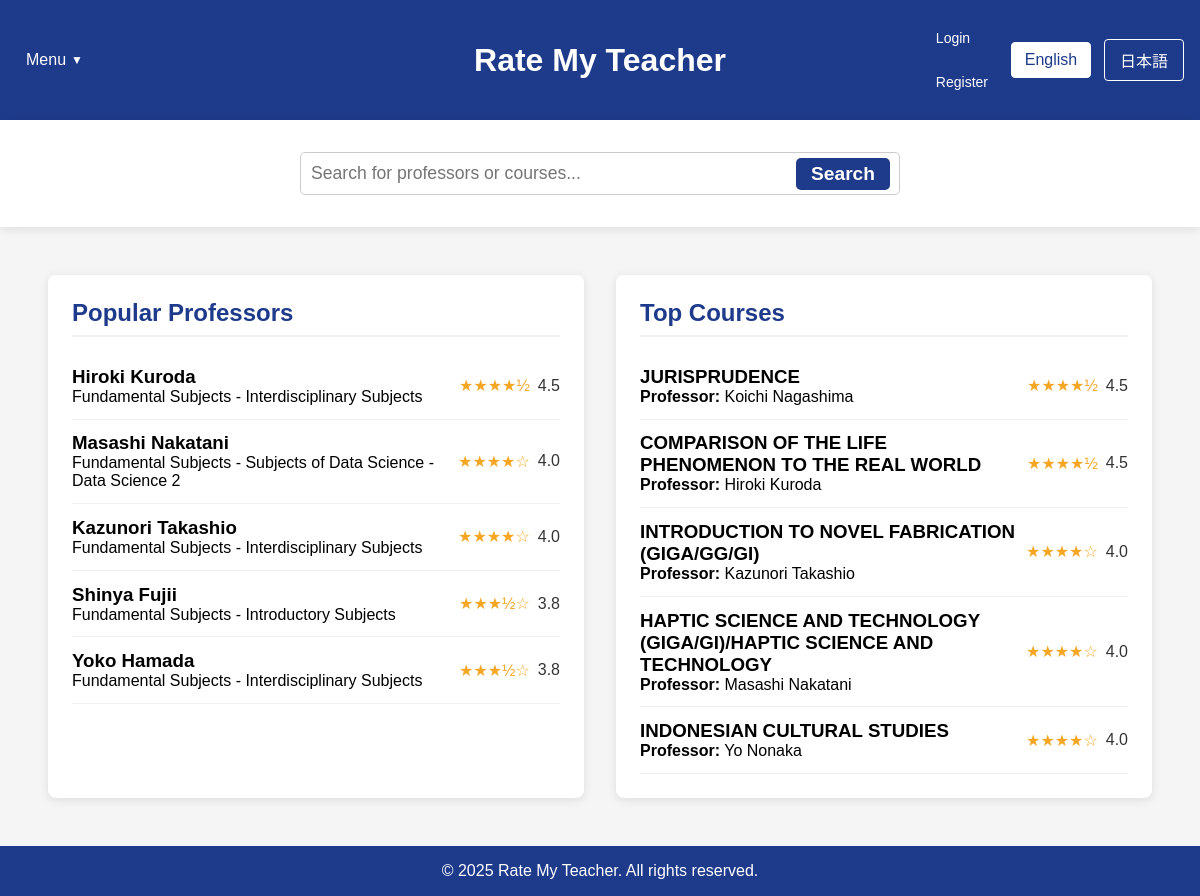
The app's page /home_fallback.php with its own data.
### tables this page shows
CREATE TABLE professors (
        id INTEGER PRIMARY KEY AUTOINCREMENT,
        name TEXT NOT NULL,
        department TEXT,
        bio TEXT,
        avg_content_quality REAL DEFAULT 0,
        avg_difficulty REAL DEFAULT 0,
        overall_rating REAL DEFAULT 0,
        review_count INTEGER DEFAULT 0
    );

CREATE TABLE courses (
        id INTEGER PRIMARY KEY AUTOINCREMENT,
        name TEXT NOT NULL,
        course_code TEXT,
        description TEXT,
        professor_id INTEGER,
        semester TEXT,
        avg_content_quality REAL DEFAULT 0,
        avg_difficulty REAL DEFAULT 0,
        overall_rating REAL DEFAULT 0,
        review_count INTEGER DEFAULT 0,
        FOREIGN KEY (professor_id) REFERENCES professors(id) ON DELETE SET NULL
    );

### home_fallback.php (the view, shortened to what this page needs)
<?php
$isLoggedIn = isset($_SESSION["loggedin"]) && $_SESSION["loggedin"] === true;
require_once 'config.php';
function getTopProfessors($limit = 5) {
    global $conn;
    $professors = [];
    try {
        $ratingCount = 0;
        $ratingCheckResult = $conn->query("SELECT COUNT(*) as count FROM ratings");
        if ($ratingCheckResult) {
            $ratingCountRow = $ratingCheckResult->fetchArray(SQLITE3_ASSOC);
            $ratingCount = $ratingCountRow['count'];
        }
        if ($ratingCount > 0) {
            $hasProfRatingColumns = false;
            $columnsResult = $conn->query("PRAGMA table_info(professors)");
            while ($col = $columnsResult->fetchArray(SQLITE3_ASSOC)) {
                if ($col['name'] === 'avg_content_quality' || $col['name'] === 'overall_rating') {
                    $hasProfRatingColumns = true;
                    break;
                }
            }
            if ($hasProfRatingColumns) {
                $stmt = $conn->prepare("
                    SELECT id, name, department,
                           COALESCE(overall_rating, (avg_content_quality + avg_difficulty) / 2) as avg_rating,
                           COALESCE(avg_content_quality, 0) as avg_content_quality,
                           COALESCE(avg_difficulty, 0) as avg_difficulty,
                           COALESCE(review_count, 0) as review_count
                    FROM professors
                    WHERE COALESCE(review_count, 0) > 0
                    ORDER BY avg_rating DESC, review_count DESC
                    LIMIT :limit
                ");
            }
            $stmt->bindValue(':limit', $limit, SQLITE3_INTEGER);
            $result = $stmt->execute();
            while ($row = $result->fetchArray(SQLITE3_ASSOC)) {
                if (isset($row['avg_rating']) && $row['avg_rating'] !== null) {
                    $row['avg_rating'] = number_format((float)$row['avg_rating'], 1);
                } else {
                    $row['avg_rating'] = "N/A";
                }
                $professors[] = $row;
            }
        }
    } catch (Exception $e) {
        error_log("Error fetching top professors: " . $e->getMessage());
    }
    return $professors;
}
function getTopCourses($limit = 5) {
    global $conn;
    $courses = [];
    try {
        $ratingCount = 0;
        $ratingCheckResult = $conn->query("SELECT COUNT(*) as count FROM ratings");
        if ($ratingCheckResult) {
            $ratingCountRow = $ratingCheckResult->fetchArray(SQLITE3_ASSOC);
            $ratingCount = $ratingCountRow['count'];
        }
        if ($ratingCount > 0) {
            $hasCourseRatingColumns = false;
            $columnsResult = $conn->query("PRAGMA table_info(courses)");
            while ($col = $columnsResult->fetchArray(SQLITE3_ASSOC)) {
                if ($col['name'] === 'avg_content_quality') {
                    $hasCourseRatingColumns = true;
                    break;
                }
            }
            if ($hasCourseRatingColumns) {
                $stmt = $conn->prepare("
                    SELECT c.id, c.name as course_name, c.course_code,
                        COALESCE(c.avg_content_quality, 0) as avg_content_quality,
                        COALESCE(c.avg_difficulty, 0) as avg_difficulty,
                        (COALESCE(c.avg_content_quality, 0) + (5 - COALESCE(c.avg_difficulty, 0))) / 2 as avg_rating,
                        COALESCE(c.review_count, 0) as review_count,
                        p.name as professor_name
                    FROM courses c
                    LEFT JOIN professors p ON c.professor_id = p.id
                    WHERE COALESCE(c.review_count, 0) > 0
                    ORDER BY avg_rating DESC, review_count DESC
                    LIMIT :limit
                ");
            }
            $stmt->bindValue(':limit', $limit, SQLITE3_INTEGER);
            $result = $stmt->execute();
            while ($row = $result->fetchArray(SQLITE3_ASSOC)) {
                if (isset($row['avg_rating']) && $row['avg_rating'] !== null) {
                    $row['avg_rating'] = number_format((float)$row['avg_rating'], 1);
                } else {
                    $row['avg_rating'] = "N/A";
                }
                $courses[] = $row;
            }
        }
    } catch (Exception $e) {
        error_log("Error fetching top courses: " . $e->getMessage());
    }
    return $courses;
}
$topProfessors = getTopProfessors(5);
$topCourses = getTopCourses(5);
?>
<!DOCTYPE html>
<html lang="en">
<head>
    <link rel="stylesheet" href="css/style.css">
</head>
<body>
    <div class="container">
        <header>
            <div class="header-left">
                <div class="dropdown">
                    <?php
                    $currentLang = isset($_COOKIE['language']) && $_COOKIE['language'] == 'ja' ? 'ja' : 'en';
                    $menuLabel = $currentLang == 'ja' ? 'メニュー' : 'Menu';
                    $logoutLabel = $currentLang == 'ja' ? 'ログアウト' : 'Logout';
                    $loginLabel = $currentLang == 'ja' ? 'ログイン' : 'Login';
                    $registerLabel = $currentLang == 'ja' ? '登録' : 'Register';
                    ?>
                    <button class="dropbtn"><?php echo $menuLabel; ?></button>
                </div>
            </div>
            <div class="header-center">
                <div class="logo">
                    <h1><a href="home.php" style="color: white; text-decoration: none;"><?php echo $currentLang == 'ja' ? 'Rate My Teacher' : 'Rate My Teacher'; ?></a></h1>
                </div>
            </div>
            <div class="header-right">
                <div class="auth-links">
                    <?php if ($isLoggedIn): ?>
                        <a href="logout.php"><?php echo $logoutLabel; ?></a>
                    <?php else: ?>
                        <a href="login.php"><?php echo $loginLabel; ?></a>
                        <a href="register.php"><?php echo $registerLabel; ?></a>
                    <?php endif; ?>
                </div>
                <div class="language-toggle">
                    <a href="?lang=en" class="<?php echo (!isset($_COOKIE['language']) || $_COOKIE['language'] == 'en') ? 'active' : ''; ?>"
                    style="display:inline-block; width:80px; text-align:center; padding:8px 0; margin-right:5px;
                            background:<?php echo (!isset($_COOKIE['language']) || $_COOKIE['language'] == 'en') ? 'white' : 'transparent'; ?>;
                            color:<?php echo (!isset($_COOKIE['language']) || $_COOKIE['language'] == 'en') ? '#1e3a8a' : 'white'; ?>;
                            text-decoration:none; border:1px solid white; border-radius:4px;"
                    onclick="document.cookie='language=en; path=/; max-age=2592000'; return true;">
                    English
                    </a>
                    <a href="?lang=ja" class="<?php echo (isset($_COOKIE['language']) && $_COOKIE['language'] == 'ja') ? 'active' : ''; ?>"
                    style="display:inline-block; width:80px; text-align:center; padding:8px 0;
                            background:<?php echo (isset($_COOKIE['language']) && $_COOKIE['language'] == 'ja') ? 'white' : 'transparent'; ?>;
                            color:<?php echo (isset($_COOKIE['language']) && $_COOKIE['language'] == 'ja') ? '#1e3a8a' : 'white'; ?>;
                            text-decoration:none; border:1px solid white; border-radius:4px;"
                    onclick="document.cookie='language=ja; path=/; max-age=2592000'; return true;">
                    日本語
                    </a>
                </div>
        </header>
        <div class="search-container">
            <div class="search-bar" style="position: relative !important;">
                <input type="text" id="searchInput" placeholder="<?php echo $currentLang == 'ja' ? '教授やコースを検索...' : 'Search for professors or courses...'; ?>" style="width: 100%; padding: 10px; border-radius: 5px; border: 1px solid #ccc;">
                <button id="searchButton" style="position: absolute; right: 10px; top: 50%; transform: translateY(-50%); background: #1e3a8a; color: white; border: none; padding: 5px 15px; border-radius: 5px; cursor: pointer;"><?php echo $currentLang == 'ja' ? '検索' : 'Search'; ?></button>
            </div>
        </div>
        <main style="flex: 1; display: flex; padding: 2rem;">
            <div id="popular-professors" class="content-box" style="flex: 1; background-color: white; margin: 1rem; padding: 1.5rem; border-radius: 8px; box-shadow: 0 2px 10px rgba(0,0,0,0.1);">
                <h2><?php echo $currentLang == 'ja' ? '人気の教授' : 'Popular Professors'; ?></h2>
                <div class="professor-list">
                    <?php foreach ($topProfessors as $professor): ?>
                    <a href="professor_page_template.php?name=<?php echo urlencode(str_replace(' ', '',$professor['name'])); ?>&lang=<?php echo $currentLang; ?>" style="text-decoration: none; color: inherit;">
                        <div class="professor-item" data-id="<?php echo $isLoggedIn ? $professor['id'] : 'login-required'; ?>">
                            <div>
                                <h3><?php echo htmlspecialchars($professor['name']); ?></h3>
                                <p><?php echo htmlspecialchars($professor['department'] ?? 'Unknown Department'); ?></p>
                            </div>
                            <div class="rating">
                                <?php
                                if ($professor['avg_rating'] !== 'N/A' && $professor['avg_rating'] > 0) {
                                    $fullStars = floor($professor['avg_rating']);
                                    $hasHalfStar = $professor['avg_rating'] - $fullStars >= 0.5;
                                    echo str_repeat('★', $fullStars);
                                    echo $hasHalfStar ? '½' : '';
                                    echo str_repeat('☆', 5 - $fullStars - ($hasHalfStar ? 1 : 0));
                                    echo ' <span>' . $professor['avg_rating'] . '</span>';
                                } else {
                                    echo '☆☆☆☆☆ <span>No ratings</span>';
                                }
                                ?>
                            </div>
                        </div>
                    </a>
                    <?php endforeach; ?>
                </div>
            </div>
            <div id="top-courses" class="content-box" style="flex: 1; background-color: white; margin: 1rem; padding: 1.5rem; border-radius: 8px; box-shadow: 0 2px 10px rgba(0,0,0,0.1);">
                <h2><?php echo $currentLang == 'ja' ? '人気のコース' : 'Top Courses'; ?></h2>
                <div class="course-list">
                    <?php foreach ($topCourses as $course): ?>
                    <a href="course.php?course=<?php echo urlencode($course['course_name'] ?? $course['name']); ?>&professor=<?php echo urlencode($course['professor_name'] ?? ''); ?>&lang=<?php echo $currentLang; ?>" style="text-decoration: none; color: inherit;">
                        <div class="course-item" data-id="<?php echo $isLoggedIn ? $course['id'] : 'login-required'; ?>">
                            <div>
                                <h3><?php echo htmlspecialchars($course['course_name'] ?? $course['name']); ?></h3>
                                <p><strong>Professor:</strong> <?php echo htmlspecialchars($course['professor_name'] ?? 'Unknown Professor'); ?></p>
                            </div>
                            <div class="rating">
                                <?php
                                if ($course['avg_rating'] !== 'N/A' && $course['avg_rating'] > 0) {
                                    $fullStars = floor($course['avg_rating']);
                                    $hasHalfStar = $course['avg_rating'] - $fullStars >= 0.5;
                                    echo str_repeat('★', $fullStars);
                                    echo $hasHalfStar ? '½' : '';
                                    echo str_repeat('☆', 5 - $fullStars - ($hasHalfStar ? 1 : 0));
                                    echo ' <span>' . $course['avg_rating'] . '</span>';
                                } else {
                                    echo '☆☆☆☆☆ <span>No ratings</span>';
                                }
                                ?>
                            </div>
                        </div>
                    </a>
                    <?php endforeach; ?>
                </div>
            </div>
        </main>
        <footer>
            <p>&copy; 2025 Rate My Teacher. All rights reserved.</p>
        </footer>
    </div>
</body>
</html>

### css/style.css (style rules this page uses)
body { font-family: Arial, sans-serif; background-color: #f5f5f5; margin: 0; padding: 0; }
a { color: #1e3a8a; text-decoration: none; }
.container { width: 100%; min-height: 100vh; display: flex; flex-direction: column; }
header { background-color: #1e3a8a; color: white; padding: 1rem; display: flex; justify-content: space-between; align-items: center; }
.header-left { width: 25%; }
.header-center { width: 50%; text-align: center; }
.header-right { width: 25%; display: flex; justify-content: flex-end; align-items: center; }
.auth-links { margin-right: 15px; }
.auth-links a, .auth-links span { color: white; text-decoration: none; margin-left: 15px; font-size: 14px; }
.logo { display: flex; flex-direction: column; align-items: center; }
.dropdown { position: relative; display: inline-block; }
.dropbtn { background-color: transparent; color: white; padding: 10px; font-size: 16px; border: none; cursor: pointer; display: flex; align-items: center; }
.dropbtn::after { content: "▼"; font-size: 12px; margin-left: 5px; }
.language-toggle { display: flex; align-items: center; }
.language-toggle button, .language-toggle a { background: none; border: 1px solid white; color: white; padding: 0.5rem 1rem; margin-left: 0.5rem; cursor: pointer; border-radius: 4px; min-width: 80px; text-align: center; white-space: nowrap; }
.language-toggle button.active, .language-toggle a.active { background-color: white; color: #1e3a8a; }
.search-container { width: 100%; display: flex; justify-content: center; padding: 1.5rem; background-color: white; box-shadow: 0 2px 10px rgba(0,0,0,0.1); }
.search-bar { width: 95%; max-width: 1200px; position: relative !important; }
.search-bar input { width: 100%; padding: 2rem 6rem 2rem 2rem; border: 2.5px solid #ff0000; border-radius: 50px; font-size: 1.3rem; }
.search-bar button { position: absolute; right: 15px; top: 50%; transform: translateY(-50%); background-color: #1e3a8a; color: white; border: none; border-radius: 40px; padding: 1rem 2rem; cursor: pointer; font-size: 1.2rem; font-weight: bold; }
main { flex: 1; display: flex; padding: 2rem; justify-content: center; }
.content-box { flex: 1; max-width: 800px; background-color: white; margin: 1rem; padding: 1.5rem; border-radius: 8px; box-shadow: 0 2px 10px rgba(0,0,0,0.1); }
.content-box h2 { color: #1e3a8a; margin-bottom: 1rem; border-bottom: 2px solid #f0f0f0; padding-bottom: 0.5rem; }
.professor-item, .course-item { display: flex; align-items: center; padding: 0.8rem 0; border-bottom: 1px solid #f0f0f0; cursor: pointer; transition: background-color 0.2s; }
.rating { display: flex; align-items: center; margin-left: auto; color: #f5a623; }
.rating span { margin-left: 0.5rem; color: #333; }
footer { background-color: #1e3a8a; color: white; text-align: center; padding: 1rem; }
.search-item, .course-item, .professor-item, .dropdown-content a, .auth-links a { min-height: 44px; display: flex; align-items: center; }
* { word-wrap: break-word; overflow-wrap: break-word; }

### records on screen
professors: name "Hiroki Kuroda", department "Fundamental Subjects - Interdisciplinary Subjects", fullStars "★★★★", shows "½", avg_rating "4.5"
professors: name "Masashi Nakatani", department "Fundamental Subjects - Subjects of Data Science - Data Science 2", fullStars "★★★★", hasHalfStar "☆", avg_rating "4.0"
professors: name "Kazunori Takashio", department "Fundamental Subjects - Interdisciplinary Subjects", fullStars "★★★★", hasHalfStar "☆", avg_rating "4.0"
professors: name "Shinya Fujii", department "Fundamental Subjects - Introductory Subjects", fullStars "★★★", shows "½", hasHalfStar "☆", avg_rating "3.8"
professors: name "Yoko Hamada", department "Fundamental Subjects - Interdisciplinary Subjects", fullStars "★★★", shows "½", hasHalfStar "☆", avg_rating "3.8"
courses: name "JURISPRUDENCE", professor.name "Koichi Nagashima", fullStars "★★★★", shows "½", avg_rating "4.5"
courses: name "COMPARISON OF THE LIFE PHENOMENON TO THE REAL WORLD", professor.name "Hiroki Kuroda", fullStars "★★★★", shows "½", avg_rating "4.5"
courses: name "INTRODUCTION TO NOVEL FABRICATION (GIGA/GG/GI)", professor.name "Kazunori Takashio", fullStars "★★★★", hasHalfStar "☆", avg_rating "4.0"
courses: name "HAPTIC SCIENCE AND TECHNOLOGY (GIGA/GI)/HAPTIC SCIENCE AND TECHNOLOGY", professor.name "Masashi Nakatani", fullStars "★★★★", hasHalfStar "☆", avg_rating "4.0"
courses: name "INDONESIAN CULTURAL STUDIES", professor.name "Yo Nonaka", fullStars "★★★★", hasHalfStar "☆", avg_rating "4.0"

### other values on screen
$menuLabel "Menu"
$loginLabel "Login"
$registerLabel "Register"
